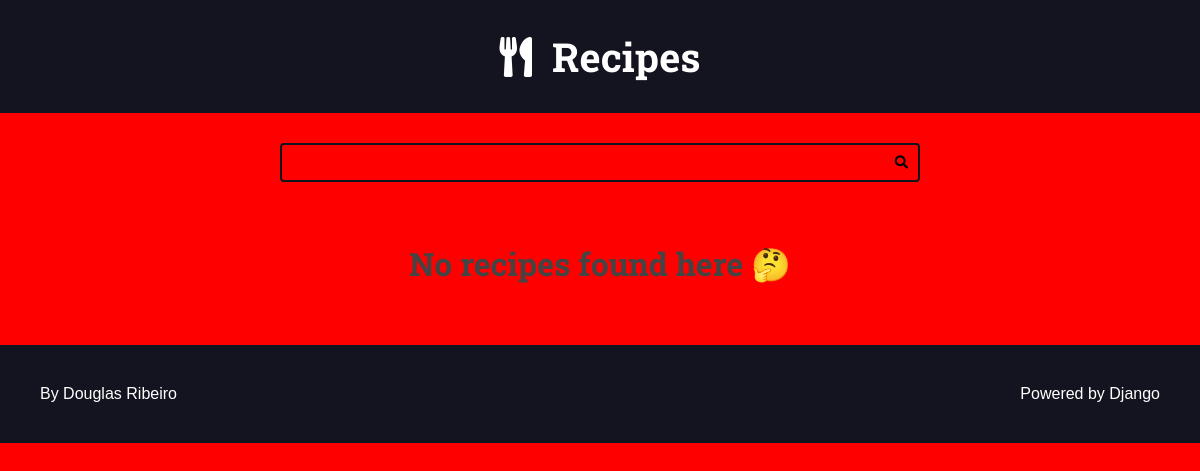
The app's page /, older data.
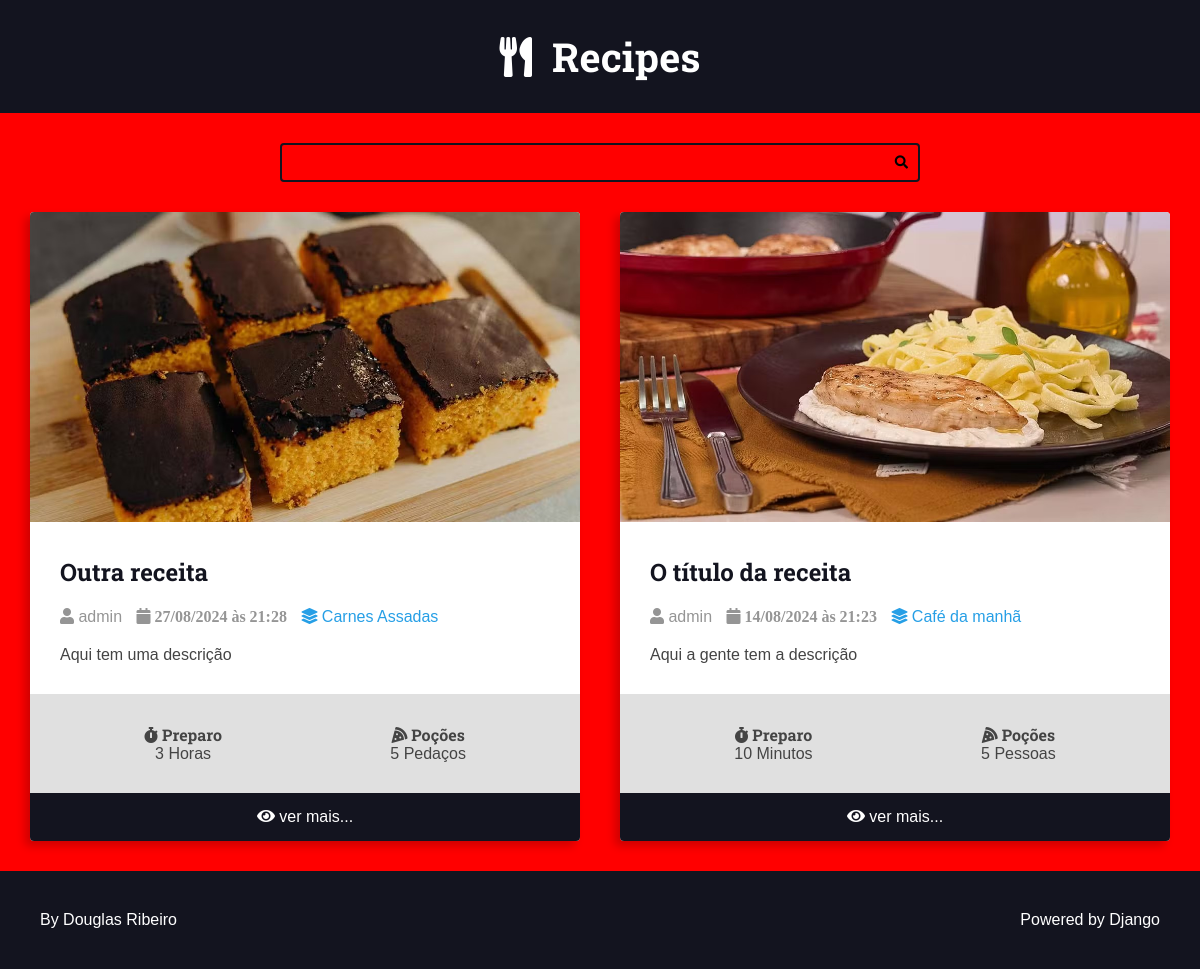
The same page, newer data.
### recipes/models.py (models this page shows, shortened)
class Recipe(models.Model):
    title = models.CharField(max_length=65)
    description = models.CharField(max_length=165)
    slug = models.SlugField()
    preparation_time = models.IntegerField()
    preparation_time_unit = models.CharField(max_length=165)
    servings = models.IntegerField()
    servings_unit = models.CharField(max_length=165)
    preparation_steps = models.TextField()
    preparation_steps_is_html = models.BooleanField(default=False)
    created_at = models.DateTimeField(auto_now_add=True)
    updated_at = models.DateTimeField(auto_now=True)
    is_published = models.BooleanField(default=False)
    cover = models.ImageField(upload_to='recipes/covers/%Y/%m/%d/', blank=True, default='')
    category = models.ForeignKey(Category,on_delete=models.SET_NULL, null=True,  blank=True, default=None,)
    author = models.ForeignKey(User, on_delete=models.SET_NULL, null=True)

class Category(models.Model):
    name = models.CharField(max_length=65)

### recipes/views.py (the view)
# urls.py: 2. Add a URL to urlpatterns:  path('', views.home, name='home')
def home(request):
    recipes = Recipe.objects.filter(is_published=True).order_by('-id')
    return render(request, 'recipes/pages/home.html', context={
        'recipes': recipes,
    })

### recipes/templates/recipes/pages/home.html (shortened to what this page needs)
{% extends "global/base.html" %}
{% block content %}
    <div class="main-content main-content-list container">
        {% for recipe in recipes  %}
            {% include "recipes/partials/recipe.html" %}
        {% empty %}
            <div class="center m-y">
                <h1>No recipes found here 🤔</h1>
            </div>
        {% endfor %}
    </div>
{% endblock content %}

### recipes/base_templates/global/base.html (shortened to what this page needs)
<!DOCTYPE html>
<html lang="pt-BR">
    <head>
        {% include "recipes/partials/head.html" %}
    </head>
    <body>
        {% include "recipes/partials/header.html" %}
        {% include "recipes/partials/search.html" %}
        <main class="main-content-container">
            {% block content %}
            {% endblock content %}
        </main>
        {% include "recipes/partials/footer.html" %}
    </body>
</html>

### recipes/templates/recipes/partials/head.html (shortened to what this page needs)
{% load static %}
<link rel="stylesheet" href="https://cdnjs.cloudflare.com/ajax/libs/font-awesome/5.15.4/css/fontawesome.min.css" />
<link rel="stylesheet" href="https://cdnjs.cloudflare.com/ajax/libs/font-awesome/5.15.4/css/brands.min.css" />
<link rel="stylesheet" href="https://cdnjs.cloudflare.com/ajax/libs/font-awesome/5.15.4/css/solid.min.css" />
<link rel="stylesheet" href='{% static "recipes/css/styles.css" %}'>
<link rel="stylesheet" href='{% static "global/css/global-style.css" %}'>

### recipes/templates/recipes/partials/header.html
<header class="main-header-container">
    <div class="main-header container">
        <h1>
            <a class="main-logo" href="{% url 'recipes:home' %}">
                <i class="fas fa-utensils main-logo-icon"></i>
                <span class="main-logo-text">Recipes</span>
            </a>
        </h1>
    </div>
</header>

### recipes/templates/recipes/partials/search.html
<div class="search-container">
    <div class="container">
        <form action="" class="search-form">
            <input type="search" class="search-input" name="search" id="">
            <button type="submit" class="search-button"><i class="fas fa-search"></i></button>
        </form>
    </div>

### recipes/templates/recipes/partials/recipe.html (shortened to what this page needs)
<div class="recipe recipe-list-item">
    {% if recipe.cover %}
        <div class="recipe-cover">
            <a href="{% url 'recipes:recipe' recipe.id %}">
                <img src="{{recipe.cover.url}}" alt="Temporário">
            </a>
    {% endif %}
    </div>
    <div class="recipe-title-container">
        <h2 class="recipe-title">
            <a href="{% url 'recipes:recipe' recipe.id %}">
                {{ recipe.title }}
            </a>
        </h2>
    </div>
    <div class="recipe-author">
    {% if recipe.author is not one %}
        <span class="recipe-author-item">
            <i class="fas fa-user"></i>
            {% if recipe.author.first_name %}
                {{ recipe.author.first_name }} {{ recipe.author.last_name}}
            {% else %}
                {{ recipe.author.username }}
            {% endif %}
        </span>
    {% endif %}
    <span class="recipe-author-item">
        <i class="fas fa-calendar alt">
            {{recipe.created_at|date:"d/m/Y"}} às {{recipe.created_at|date:"H:i"}}
        </i>
    </span>
    {% if  recipe.category is not None %}
        <span class="recipe-author-item">
            <a href="{% url 'recipes:category' recipe.category.id %}">
                <i class="fas fa-layer-group"></i>
                <span>{{recipe.category.name}}</span>
            </a>
        </span>
    {% endif %}
    </div>
    <div class="recipe-content">
        <p>{{recipe.description}}</p>
    </div>
    <div class="recipe-meta-container">
        <div class="recipe-meta recipe-preparation">
            <h3 class="recipe-meta-title">
                <i class="fas fa-stopwatch"></i> Preparo</h3>
            <div class="recipe-meta-text">
                {{recipe.preparation_time}} {{recipe.preparation_time_unit}}
            </div>
        </div>
        <div class="recipe-meta recipe-servings">
            <h3 class="recipe-meta-title"><i class="fas fa-pizza-slice"></i> Poções </h3>
            <div class="recipe-meta-text">
                {{recipe.servings}} {{recipe.servings_unit}}
            </div>
        </div>
    </div>
    {% if is_detail_page is not True %}
        <footer class="recipe-footer">
            <a href="{% url 'recipes:recipe' recipe.id %}" class="recipe-read-more button button-dark button-full-width">
                <i class="fas fa-eye"></i>
                <span>ver mais...</span>
            </a>
        </footer>
    {% endif %}
</div>

### recipes/templates/recipes/partials/footer.html
<footer class="main-footer">
    <div class="developer">
        <a href="https://github.com/CrazyyFox/curso-django-project1" target="_blank" rel="noreferrer noopener">By Douglas Ribeiro</a>
    </div>
    <div class="powered">
        <a href="https://www.djangoproject.com/" target="_blank" rel="noreferrer noopener">Powered by Django</a>
    </div>
</footer>

### recipes/static/recipes/css/styles.css (style rules this page uses)
:root { --color-primary: #269fe6; --color-primary-hover: #2086c2; --color-primary-dark: #13141f; --color-primary-dark-hover: #212336; --color-primary-light: #d4ecfa; --color-primary-light-hover: #bdd8e7; --color-white: #fff; --color-black: #000; --color-dark-text: #444; --color-info-light: #cce5ff; --color-debug-light: #cce5ff; --color-success-light: #d4edda; --color-alert-light: #fff3cd; --color-warning-light: #fff3cd; --color-error-light: #f8d7da; --color-info-dark: #4d86c4; --color-debug-dark: #4d86c4; --color-success-dark: #4a9c5d; --color-alert-dark: #927f40; --color-warning-dark: #927f40; --color-error-dark: #da525d; --color-gray-0: #f9f9f9; --color-gray-1: #e0e0e0; --color-gray-2: #c7c7c7; --color-gray-3: #aeaeae; --color-gray-4: #959595; --color-gray-5: #7d7d7d; --color-gray-6: #646464; --color-gray-7: #4b4b4b; --color-gray-8: #323232; --color-gray-9: #191919; --font-primary: sans-serif; --font-headings: 'Roboto Slab', serif; --spacing-gutter-medium: 3rem; --spacing-gutter-large: 4rem; }
* { padding: 0; margin: 0; box-sizing: border-box; }
html { font-size: 62.5%; }
body { font-size: 1.6rem; font-family: var(--font-primary); background: var(--color-gray-1); color: var(--color-dark-text); }
h1,h2,h3,h4,h5,h6 { font-family: var(--font-headings); }
.container { max-width: 144rem; margin: 0 auto; padding: var(--spacing-gutter-medium); }
.main-header-container { background: var(--color-primary-dark); }
.main-logo { font-size: 4rem; color: var(--color-white); text-decoration: none; display: flex; flex-flow: row nowrap; align-items: center; justify-content: center; width: fit-content; margin: 0 auto; }
.main-logo-icon { margin-right: 2rem; }
.search-form { border: 0.2rem solid var(--color-primary-dark); max-width: 64rem; margin: 0 auto; border-radius: 0.4rem; position: relative; transition: all 300ms ease-in-out; }
.search-input, .search-button { border: none; background: none; outline: none; padding: 1rem; transition: all 400ms ease-in-out; }
.search-input { width: 100%; padding-right: 3.5rem; }
.search-button { position: absolute; top: 0; right: 0; }
.main-content { padding-top: 0; }
.main-content-list { display: grid; grid-template-columns: repeat(auto-fit,minmax(340px, 1fr)); gap: var(--spacing-gutter-large); }
.recipe { background: var(--color-white); box-shadow: -5px 5px 10px rgba(0,0,0,0.2); transform: scale(1); transition: all 300ms ease-in-out; border-radius: 0.4rem; overflow: hidden; }
.recipe img { max-width: 100%; }
.recipe-list-item { max-width: 64rem; height: fit-content; }
.recipe-title-container { padding: var(--spacing-gutter-medium); padding-bottom: 2rem; }
.recipe-title-container a { text-decoration: none; color: var(--color-primary-dark); }
.recipe-author { padding: 0 var(--spacing-gutter-medium); }
.recipe-content { padding: var(--spacing-gutter-medium); padding-top: 2rem; }
.recipe-author-item { color: var(--color-gray-4); margin-right: 1rem; }
.recipe-author a { color: var(--color-primary); transition: all 300ms ease-in-out; text-decoration: none; }
.recipe-meta-container { display: flex; flex-flow: row wrap; padding: var(--spacing-gutter-medium); background: var(--color-gray-1); }
.recipe-meta { display: flex; flex-flow: column nowrap; flex-shrink: 1; flex-grow: 1; text-align: center; }
.recipe-meta-title { font-family: var(--font-headings); font-size: 1.6rem; margin: 0; }
.recipe-footer a { background: var(--color-primary-dark); display: block; color: var(--color-white); text-decoration: none; text-align: center; padding: 1.5rem var(--spacing-gutter-medium); transition: all 300ms ease-in-out; }
.main-footer { display: flex; align-items: center; justify-content: space-between; background: var(--color-primary-dark); color: var(--color-white); padding: var(--spacing-gutter-large); }
.main-footer a { color: var(--color-white); text-decoration: none; transition: all 300ms ease-in-out; }

### recipes/base_static/global/css/global-style.css (style rules this page uses)
body { background: red; }

Row changes from the older to the newer data that the page shows:
now on this page (row edited): Recipe: cover (picture), title "Outra receita", author.username "admin", created_at "27/08/2024", created_at "21:28", category.name "Carnes Assadas", description "Aqui tem uma descrição", preparation_time "3", preparation_time_unit "Horas", servings "5", servings_unit "Pedaços"
now on this page (row edited): Recipe: cover (picture), title "O título da receita", author.username "admin", created_at "14/08/2024", created_at "21:23", category.name "Café da manhã", description "Aqui a gente tem a descrição", preparation_time "10", preparation_time_unit "Minutos", servings "5", servings_unit "Pessoas"
Text that changed along with them:
text no longer shown: "No recipes found here 🤔"
